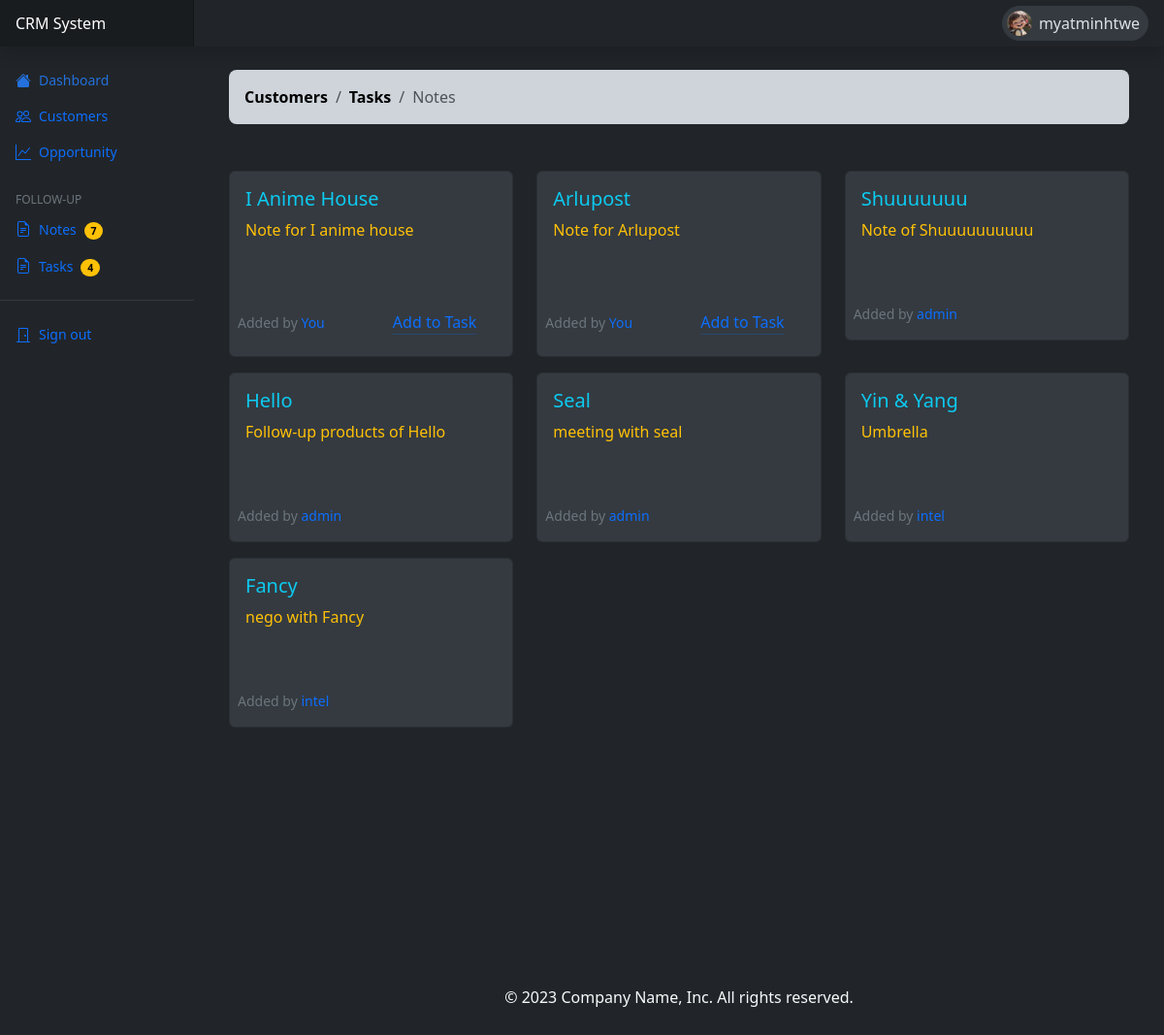
The page /note-list/ (signed in) on the database its author committed.
### crms_app/models.py (models this page shows, shortened)
class NoteModel(models.Model):
    note = models.TextField()
    assigned_by = models.ForeignKey(User, on_delete=models.SET_NULL, null=True, blank=True)
    customer = models.ForeignKey('CustomerModel', on_delete=models.CASCADE)

class CustomerModel(models.Model):
    com_name = models.CharField(max_length=100)
    cs_name = models.CharField(max_length=100)
    email = models.EmailField()
    phone = models.IntegerField()
    address = models.TextField()
    industry = models.CharField(max_length=150)
    note = models.TextField(blank=True,null=True)
    modified_date = models.DateField(default=timezone.now,blank=True)
    created_date = models.DateField(default=timezone.now)

### crms_app/views.py (the view)
# urls.py: path('note-list/', views.listNotes, name="note_list"),
@login_required(login_url='/authentication/login')
def listNotes(request):
    notes = NoteModel.objects.all()
    tasks = TaskModel.objects.all()
    return render(request, 'todo/note_list.html', {'notes': notes,'tasks':tasks})

### templates/todo/note_list.html (shortened to what this page needs)
{% extends 'base.html' %}
{% load static %}
{% block content %}
<link rel="stylesheet" href="https://cdn.jsdelivr.net/npm/bootstrap-icons@1.11.2/font/bootstrap-icons.min.css">
<div class="container">
<div class="mt-4 link-text">
    <nav aria-label="breadcrumb">
      <ol class="breadcrumb breadcrumb-chevron p-3 bg-dark-subtle rounded-3">
        <li class="breadcrumb-item">
          <a class="link-body-emphasis fw-semibold text-decoration-none" href="{% url 'crms' %}">Customers</a>
        </li>
        <li class="breadcrumb-item">
          <a class="link-body-emphasis fw-semibold text-decoration-none" href="{% url 'task_list' %}">Tasks</a>
        </li>
        <li class="breadcrumb-item active" aria-current="page">
          Notes
        </li>
      </ol>
    </nav>
</div>
    <div class="card border-0 mt-5" style="background-color: var(--bs-bg-dark);min-height: 100vh;">
        <div class="row notecard">
          {% for note in notes %}
            <div class="col-sm-4 col-md-6 col-lg-4 mb-3">
              <div class="card" style="background-color: var(--bs-gray-800);">
                <div class="card-body">
                  <h5 class="card-title text-info">{{ note.customer.com_name }}</h5>
                  <p class="card-text text-warning mb-5">{{ note.note }}</p>
                </div>
                <div class="d-flex justify-content-between align-items-center">
                  {% if note.assigned_by %}
                    {% if note.assigned_by == user %}
                      <p class="card-text">
                        <small class="text-secondary ms-2">Added by <span class="text-primary">You</span></small>
                      </p>
                    {% else %}
                      <p class="card-text">
                        <small class="text-secondary ms-2">Added by <span class="text-primary">{{ note.assigned_by.username }}</span></small>
                      </p>
                    {% endif %}
                  {% endif %}
                  <form action="{% url 'add_task' note.id %}" method="POST" class="me-4">
                    {% if note.assigned_by != user %}
                    <button type="submit" class="btn d-none btn-link link-primary link-offset-3 link-underline-opacity-25 link-underline-opacity-100-hover">
                      Add to Task
                    </button>
                    {% else %}
                    <button type="submit" class="btn btn-link link-primary link-offset-3 link-underline-opacity-25 link-underline-opacity-100-hover">
                      Add to Task
                    </button>
                    {% endif %}
                  </form>
                </div>
              </div>
            </div>
          {% endfor %}
          </div>
    </div>
</div>
{% endblock %}

### templates/base.html (shortened to what this page needs)
{% load static %}
<html lang="en" data-bs-theme="auto">
    <link href="{% static 'css/bootstrap.min.css' %}" rel="stylesheet">
    <link href="{% static 'css/main.css' %}" rel="stylesheet">
    <link href="{% static 'css/dashboard.css' %}" rel="stylesheet">
  </head>
  <body>
<header class="navbar sticky-top bg-dark flex-md-nowrap p-0 shadow" data-bs-theme="dark">
  <a class="navbar-brand col-md-3 col-lg-2 me-0 px-3 fs-6 text-white" href="#">CRM System</a>
  <div class="d-flex gap-2 me-3">
    <span class="badge d-flex align-items-center p-1 pe-2 text-dark-emphasis bg-light-subtle border border-dark-subtle rounded-pill">
      <img class="rounded-circle me-1" width="26" height="26" src="{% static 'img/pf.jpg' %}">&nbsp;
      <span class="fs-6 fw-normal">{% if user.is_authenticated %} {{user.username}} {% endif %}</span>
    </span>
  </div>
</header>
<div class="container-fluid" style="background-color: var(--bs-dark);">
  <div class="row">
    {% include 'partials/_sidebar.html' %}
    <main class="col-md-9 ms-sm-auto col-lg-10 px-md-4">
      {% block content %}
      {% endblock %}
      <footer class="py-3 mt-4">
        <p class="text-center text-light">&copy; 2023 Company Name, Inc. All rights reserved.</p>
      </footer>
    </main>
  </div>
</div>
</body>
</html>

### crms/static/css/dashboard.css (style rules this page uses)
.navbar-brand { padding-top: .75rem; padding-bottom: .75rem; background-color: rgba(0, 0, 0, .25); box-shadow: inset -1px 0 0 rgba(0, 0, 0, .25); }

### rows shown on the page
NoteModel: customer.com_name "I Anime House", note "Note for I anime house", shows "Added by", shows "Add to Task"
NoteModel: customer.com_name "Arlupost", note "Note for Arlupost", shows "Added by", shows "Add to Task"
NoteModel: customer.com_name "Shuuuuuuu", note "Note of Shuuuuuuuuuu", assigned_by.username "admin"
NoteModel: customer.com_name "Hello", note "Follow-up products of Hello", assigned_by.username "admin"
NoteModel: customer.com_name "Seal", note "meeting with seal", assigned_by.username "admin"
NoteModel: customer.com_name "Yin & Yang", note "Umbrella", assigned_by.username "intel"
NoteModel: customer.com_name "Fancy", note "nego with Fancy", assigned_by.username "intel"

### other values the page prints
{{ user.username }} "myatminhtwe"
{{ notes|length }} "7"
{{ tasks|length }} "4"
